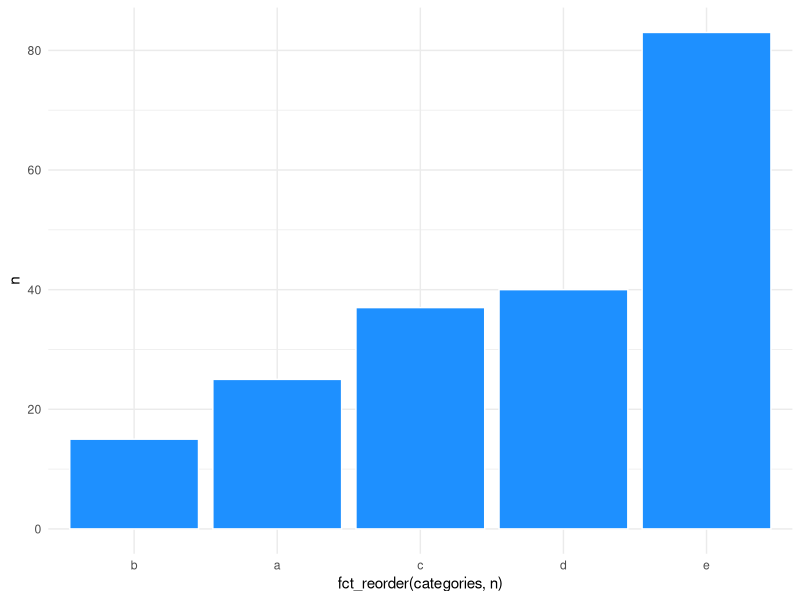
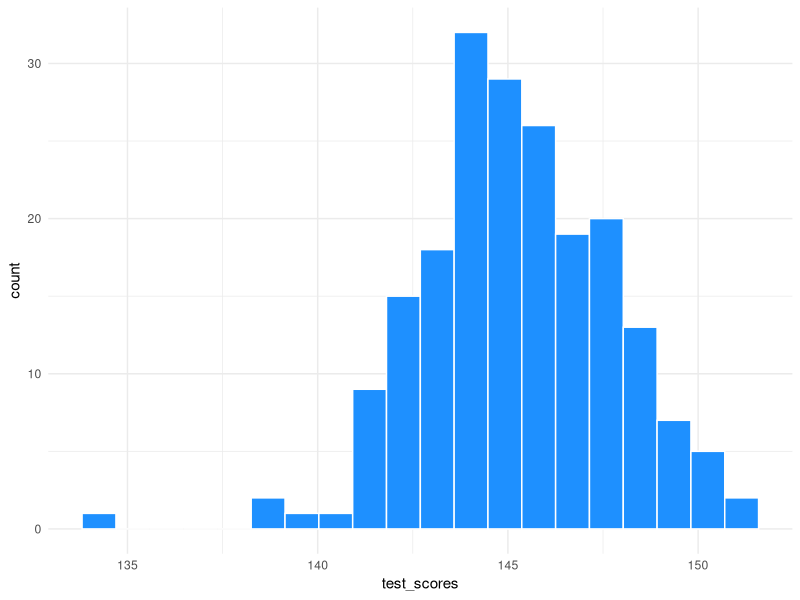
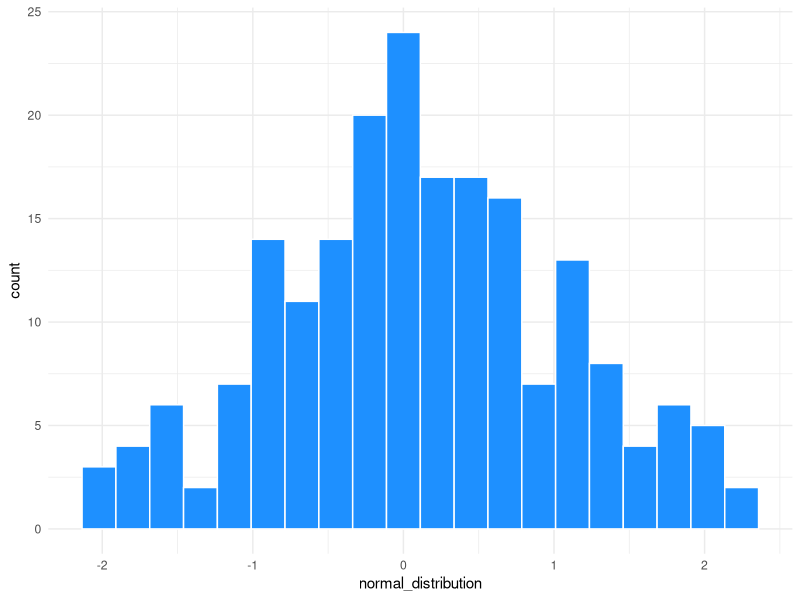

Recreate these plots in R, in order.
## ---- chunk 1
knitr::opts_chunk$set(echo = TRUE)
## ---- chunk 2
set.seed(082421)
# creating 5 different categories, with different amounts of time they show up in the data
categories <- rep(letters[1:5], times = c(25, 15, 37, 40, 83))

# 200 observations with the mean and standard deviation
test_scores <- rnorm(n = 200, mean = 145.24, sd = 2.48)

# Making the categories act like categories rather than numerical values
categories <- as.factor(categories)
## ---- chunk 3
# Observations (be careful R is case sensitive)
N = 200

# Quick way of showing you the frequencies of each category
table(categories)
## ---- chunk 4
library(tidyverse)
library(psych)

set.seed(082421)
data <- tibble(categories = rep(letters[1:5], times = c(25, 15, 37, 40, 83)),
                   test_scores = rnorm(n = 200, mean = 145.24, sd = 2.48),
                   normal_distribution = rnorm(n = 200, mean = 0, sd = 1))

data %>% 
  group_by(categories) %>% 
  summarize(n = n()) %>% 
  mutate(freq = n/sum(n)) %>% 
ggplot(aes(fct_reorder(categories, n), n)) + 
  geom_col(fill = "dodgerblue", color = "white") + 
  theme_minimal()

data %>% 
  ggplot(aes(test_scores)) + 
  geom_histogram(color = "white", fill = "dodgerblue", bins = 20) + 
  theme_minimal()

data %>% 
  ggplot(aes(normal_distribution)) + 
  geom_histogram(color = "white", fill = "dodgerblue", bins = 20) + 
  theme_minimal()
## ---- chunk 5
table(categories)

# Frequency of category A
freq_a <- 25/N
freq_a

# Percent of category A
percent_a <- freq_a*100
percent_a

freq_b <- 15/N
freq_b

percent_b <- freq_b*100
percent_b
  
freq_c <- 37/N
freq_c

percent_c <- freq_c*100
percent_c
  
freq_d <- 40/N
freq_d

percent_d <- freq_d*100
percent_d
  
freq_e <- 83/N
freq_e

percent_e <- freq_e*100
percent_e
## ---- chunk 6
# Just a way to combine all the percentages together to see in one place
cbind(percent_a, percent_b, percent_c, percent_d, percent_e)
## ---- chunk 7
# To get the cumulative frequency of category A and B, I'll add them together
freq_ab <- freq_a + freq_b
freq_ab
## ---- chunk 8
# To get the cumlative percentage of all 5 categories
total_percent <- percent_a + percent_b + percent_c + percent_d + percent_e
total_percent
## ---- chunk 9
# find the mode
x <- c(21, 21, 25, 23, 24, 23, 20, 19, 24, 25, 21, 21, 26, 22, 22, 24, 20, 19, 19, 20, 20, 23, 21, 21, 37, 23, 19, 26, 34, 33)

sort(x)
table(x)

## ---- chunk 10
# find the median
sort(test_scores)
sort(test_scores)[100:101]

get_median <- (145.15 + 145.15)/2
get_median

median(test_scores)
## ---- chunk 11
# look at test scores first
sort(test_scores)
N

# get the sum first
sigma_sum <- sum(test_scores)
sigma_sum

# get the mean from the sum of the scores
xbar <- sigma_sum/N
xbar
## ---- chunk 12
# look at how far students deviated from the average score
deviation <- test_scores - xbar
deviation

# look to see how far the worse test score was from the mean
sort(deviation)
## ---- chunk 13
# calculate the sum of the deviations
# what does this tell you?
sum(deviation)

